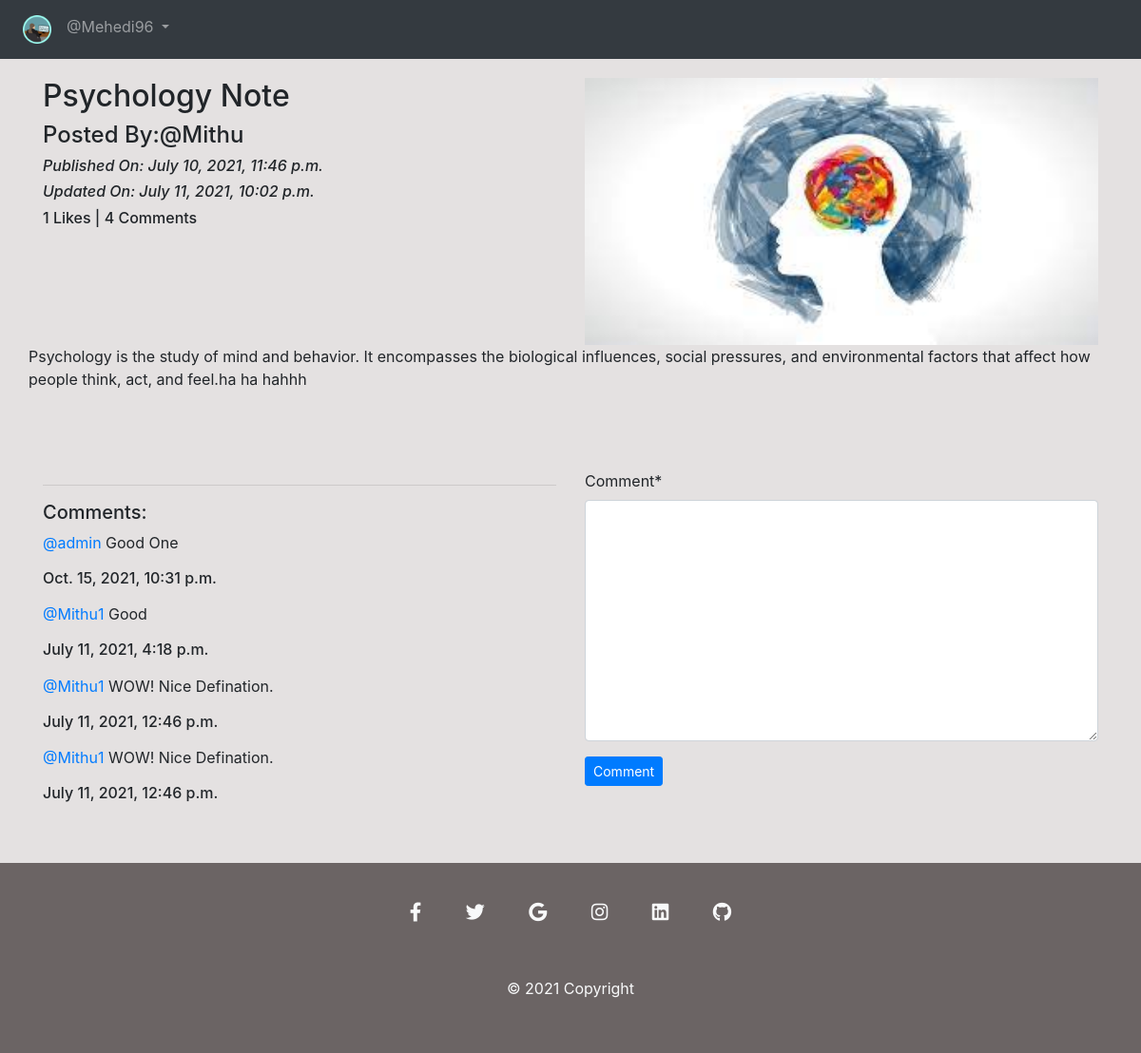
Page /blog/details/Psychology-92967a05-a0e1-4980-8e30-84d89923d8a2 (signed in) on the earlier database version.
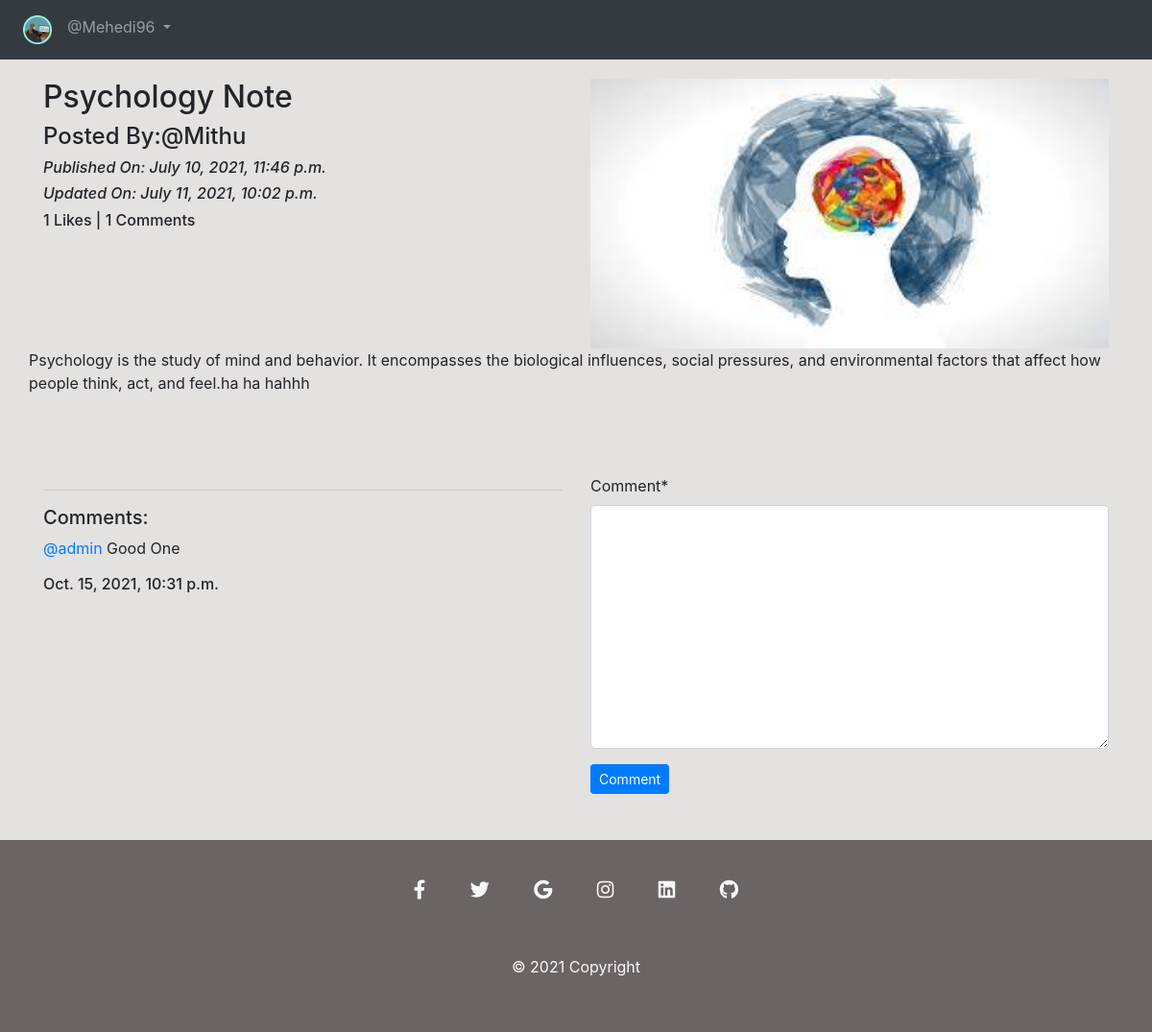
Same page on the later database version.
### App_Blog/models.py (models this page shows, shortened)
class Blog(models.Model):
    author = models.ForeignKey(
        User, on_delete=models.CASCADE, related_name='post_author')
    blog_title = models.CharField(max_length=264, verbose_name='Put a Title')
    slug = models.SlugField(max_length=264, unique=True)
    blog_content = models.TextField(verbose_name="What's on your mind?")
    blog_image = models.ImageField(
        upload_to="blog_images", verbose_name='Image')
    publish_date = models.DateTimeField(auto_now_add=True)
    update_date = models.DateTimeField(auto_now=True)
    class Meta:
        ordering = ["-publish_date"]

class Comment(models.Model):
    blog = models.ForeignKey(
        Blog, on_delete=models.CASCADE, related_name='blog_comment')
    user = models.ForeignKey(
        User, on_delete=models.CASCADE, related_name='user_comment')
    Comment = models.TextField()
    comment_date = models.DateTimeField(auto_now_add=True)
    class Meta:
        ordering = ["-comment_date"]

### App_Blog/views.py (the view, shortened to what this page needs)
# urls.py: path('details/<slug:slug>', views.blog_details, name="blog_details"),
@login_required
def blog_details(request, slug):
    blog = Blog.objects.get(slug=slug)
    form = CommentForm()
    already_liked = Likes.objects.filter(blog=blog, user=request.user)
    if already_liked:
        liked = True
    else:
        liked = False
    return render(request, 'App_Blog/blog_details.html', context={'blog': blog, 'form': form, 'like': liked})

### App_Blog/forms.py
class CommentForm(forms.ModelForm):
    class Meta:
        model = Comment
        fields = ('Comment',)

### templates/App_Blog/blog_details.html (shortened to what this page needs)
{% extends 'base.html' %}
{% load crispy_forms_tags %}
{% block body_block %}
<div class="row">
    <div class="col-sm-6">
        <h2>{{ blog.blog_title }}</h2>
        <h4>Posted By:@{{ blog.author }}</h3>
            <i>
                <h6>Published On: {{ blog.publish_date }}</h6>
            </i>
            <i>
                <h6>Updated On: {{ blog.update_date }}</h6>
            </i>
            <h6>{{ blog.liked_blog.count }} Likes | {{ blog.blog_comment.count }} Comments</h6>
    </div>
    <div class="col-sm-6">
        <img src="/media/{{blog.blog_image }}" alt="" width="100%">
    </div>
    <p>{{ blog.blog_content|linebreaks }}</p>
</div>
{% if not like %}
<a href="{% url 'App_Blog:liked' pk=blog.pk %}"><i class="fa fa-thumbs-o-up fa-2x" aria-hidden="true"></i></a>
{% else %}
<a href="{% url 'App_Blog:unliked' pk=blog.pk %}"><i class="fa fa-thumbs-o-down fa-2x" aria-hidden="true"></i></a>
{% endif %}
<div class="row">
    <div class="col-sm-6">
        <hr>
        <h5>Comments:</h5>
        {% for comment in blog.blog_comment.all %}
        <p><a href="">@{{ comment.user }}</a> {{ comment.Comment }}<br>
        <h6>{{ comment.comment_date }}</h6>
        </p>
        {% endfor %}
    </div>
    <div class="col-sm-6">
        <form method="POST">
            {{ form|crispy }}
            <button type="submit" class="btn btn-primary btn-sm">Comment</button>
        </form>
    </div>
</div>
<br>
<br>
{% endblock %}

Differences in the rows shown:
removed Comment: user "Mithu1", Comment "Good", comment_date "July 11, 2021, 4:18 p.m."
removed Comment: user "Mithu1", Comment "WOW! Nice Defination.", comment_date "July 11, 2021, 12:46 p.m."
removed Comment: user "Mithu1", Comment "WOW! Nice Defination.", comment_date "July 11, 2021, 12:46 p.m."
computed for Blog "Psychology Note": blog_comment.count "4" → "1"
